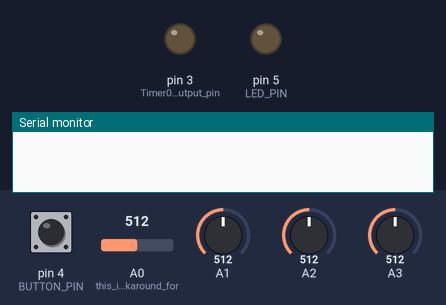
This sketch was run on a simulated Arduino Uno, built with avr-gcc and run on an emulated ATmega328P. Parts: output pins drawn as LEDs (lit = HIGH), the last lines printed to the serial monitor. The inputs (shaded band) are chosen by the test bench; at power-on: pin 4 (BUTTON_PIN) HIGH, A0 (this_is_a_workaround_for) = 512, A1 = 512, A2 = 512, A3 = 512. Pins used as bus, display or sensor lines are not drawn.

Above: at 1.2 s.
1.3 s: pin 4 (BUTTON_PIN) pulled LOW for 0.15 s
At 2.2 s:
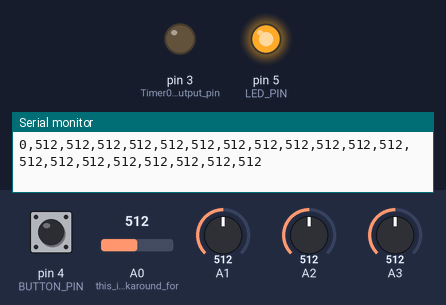
2.9 s: A0 (this_is_a_workaround_for) set to 110
5.9 s: A0 (this_is_a_workaround_for) set to 88
8.9 s: pin 4 (BUTTON_PIN) pulled LOW for 1 s
At 9.3 s:
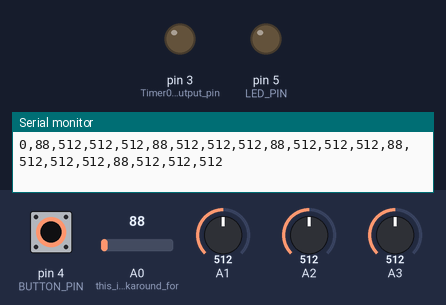
Timing chart, 0 to 11.9 s (numbered marks = the images above; inputs shaded):
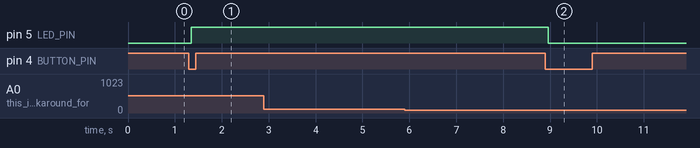

The sketch:

MTK_UNO_Moded.ino
```cpp
// (licence header left out)
 // This example shows how to use the Multi-Touch Kit library with an Arduino Uno/LilyPad and a 6x6 sensor
 // Connect pin 3 on the Uno and pin 9 on the Mega to the Signal pin of the multiplexer
 // Note: Please remind to disconnect AREF pin from AVCC on Lilypad

#include <MultiTouchKit.h>
#include <ezButton.h>

//----- Multiplexer input pins (for UNO) -----
int s0 = 7;
int s1 = 8;
int s2 = 9;
int s3 = 10;

int muxPins[4] = {s3, s2, s1, s0};

//----- Number of receiver (RX) and transmitter (TX) lines -----
int RX_num = 4;
int TX_num = 5;

//----- Receive raw capacitance data or touch up/down states -----
boolean raw_data = true;  // true: receive raw capacitance data, false: receive touch up/down states
int threshold = 1;  // Threshold for detecting touch down state (only required if raw_data = false).
                    // Change this variable based on your sensor. (for more info. check the tutorial)


// Button DEFINITION
bool isRunning = false;
#define BUTTON_PIN 4
#define DEBOUNCETIME 50
ezButton button(BUTTON_PIN);

// LED DEFINITION
#define LED_PIN 5


//COUNTER
int counter = 0;

MultiTouchKit mtk;

void setup() {
  //Serial connection, make sure to use the same baud rate in the processing sketch
  Serial.begin(115200);

  //setup the Sensor
  mtk.setup_sensor(RX_num,TX_num,muxPins,raw_data,threshold);

  //Set Pin for Button with internal Pullup resistor
  //Set debouncetime to 50 ms
  pinMode(BUTTON_PIN, INPUT_PULLUP);
  button.setDebounceTime(DEBOUNCETIME);

  //Set Pin for LED
  pinMode(LED_PIN, OUTPUT);


}

void loop() {
  button.loop();

// Change running-state on button press
// Output Counter at start and end of a run
  if(button.isPressed()){
    if(isRunning){
        /*
        Serial.print(counter);
        Serial.println(" Ende");
        */
        counter++;
    }
    /*
    else{
        Serial.print(counter);
        Serial.println(" Start");
    }
    */
    isRunning = !isRunning;

  }

// Write MTK Data to serial monitor and turn LED on if running-state==true
// Else turn LED off
  if (isRunning) {
    digitalWrite(LED_PIN, HIGH);
    mtk.read(counter);
    //Serial.println("Running");
  }
  else {
    digitalWrite(LED_PIN, LOW);
    //Serial.println("Not Running");
  }
}
```

MultiTouchKit.cpp
```cpp
// (licence header left out)
#include "MultiTouchKit.h"

MultiTouchKit::MultiTouchKit(void){
}

/**
*   @brief  Setup the sensor
*
*   @return void
*/
void MultiTouchKit::setup_sensor(int rx, int tx, int* muxPins, bool raw_data, int threshold){
    this->_numRx = rx;
    this->_numTx = tx;
    this->_muxPins = muxPins;
    this->_raw_data = raw_data;
    this->_threshold = threshold;


    // set the PWM values
    setupPWM();

    // Set mulptiplexer
    for (int k = 0; k <= this->_numTx; k++)
    {
        pinMode(this->_muxPins[k], OUTPUT);
    }

    pinMode(A0, INPUT); // this is a workaround for a bug

//     Save noise values in case of raw_data == False
    if(this->_raw_data == false){
        for (int ii=0; ii < 10; ii++){
            for (int i=0; i < this->_numTx; i++){
                selectChannelOut(i);
                // Read RX
                for (int j=0; j < this->_numRx; j++){
                     this->noise[i][j] = analogRead(j);
                }
            }
        }
    }
}

/**
*   @brief  Read multi-touch data from sensor and write it to Serial
*
*   @return void
*/
void MultiTouchKit::read(int measurID){
    if (Serial){
        if(_raw_data == true){
            Serial.print(measurID);
            for (int i=0; i < this->_numTx; i++){
                selectChannelOut(i);
                // Read RX
                for (int j=0; j < this->_numRx; j++){
                     Serial.print(",");
                     Serial.print(analogRead(j));
                }

                 //Serial.println();
            }
            measurID++;
            Serial.println();
        }else{
            for (int i=0; i < this->_numTx; i++){
                selectChannelOut(i);
                // Serial.print(i);
                // Read RX
                for (int j=0; j < this->_numRx; j++){
                     Serial.print(",");
                     int tmp = analogRead(j) - noise[i][j];
                     if(tmp > this->_threshold){
                        Serial.print(true);
                     }else{
                        Serial.print(false);
                     }
                }
            }
            measurID++;
            Serial.println();
        }
    }
}

/**
 *   @brief  Set select_pins of the multiplexer
 *
 *   @return void
 */
void MultiTouchKit::selectChannelOut(int channel) {
    int r0 = channel & 1;
    int r1 = channel & 2;
    int r2 = channel & 4;
    int r3 = channel & 8;

    digitalWrite(this->_muxPins[3], (r0==0?LOW:HIGH));
    digitalWrite(this->_muxPins[2], (r1==0?LOW:HIGH));
    digitalWrite(this->_muxPins[1], (r2==0?LOW:HIGH));
    digitalWrite(this->_muxPins[0], (r3==0?LOW:HIGH));
}

/**
 *   @brief  Setup pwm parameters.
 *
 *   @return void
 */
void MultiTouchKit::setupPWM(){

    #if defined(ARDUINO_AVR_UNO)
        #define BOARD "Uno"
        ////------------- Setup for Arduino Uno ---------
        pinMode(3, OUTPUT);      // Timer02 output pin

        //Set frequency to 4MHz, 25% duty cycle
        TCCR2A = _BV(COM2A0) | _BV(COM2B1) | _BV(WGM21) | _BV(WGM20);
        TCCR2B = _BV(WGM22) | _BV(CS20);
        OCR2A = 3;
        OCR2B = 0;

        analogReference(INTERNAL);         //change reference to 1.1V

    #elif defined(ARDUINO_AVR_LILYPAD)
        #define BOARD "Lilypad"
        ////------------- Setup for Arduino Lilypad ---------
        pinMode(3, OUTPUT);      // Timer02 output pin

        //Set frequency to 4MHz, 25% duty cycle
        TCCR2A = _BV(COM2A0) | _BV(COM2B1) | _BV(WGM21) | _BV(WGM20);
        TCCR2B = _BV(WGM22) | _BV(CS20);
        OCR2A = 3;
        OCR2B = 0;

        analogReference(INTERNAL);         //change reference to 1.1V

    #elif defined(ARDUINO_AVR_MEGA2560)
        #define BOARD "Mega 2560"
        ////--------------- Setup for Arduino Mega --------
        pinMode(9, OUTPUT);       // Timer02 output pin

        //Set frequency to 4MHz, 25% duty cycle
        TCCR2A = _BV(COM2A0) | _BV(COM2B1) | _BV(WGM21) | _BV(WGM20);
        TCCR2B = _BV(WGM22) | _BV(CS20);
        OCR2A = 3;
        OCR2B = 0;

        analogReference(INTERNAL1V1);         //change reference to 1.1V

    #else
        #error "Unknown board"
    #endif
}
```

MultiTouchKit.h
```cpp
// (licence header left out)
#ifndef MULTITOUCHKIT_H
#define MULTITOUCHKIT_H

#include <Arduino.h>

// Constants
#define MTK_DEFAULT_RX         6            // Default RX channels
#define MTK_DEFAULT_TX         6            // Default TX channels
#define MTK_MAX_TX             16           // Max TX channels
#define MTK_DEFAULT_MUX_CNTRL  4            // Default Mux control channels
#define MTK_MAX_MUX_CNTRL      4            // Max Mux control channels


class MultiTouchKit
{
  private:
    // Dimensions
    int _numRx = MTK_DEFAULT_RX;
    int _numTx = MTK_DEFAULT_TX;
    int _numMuxPins= MTK_DEFAULT_MUX_CNTRL;
    char*_adcPins;
    int*_muxPins;
    bool _raw_data;
    int _threshold;

    //---------- Converting Decimal to Binary -----------

    int noise [16][16];

    void setupPWM();
    void selectChannelOut(int channel);

  public:
    // Prototypes
    MultiTouchKit();

    // Setup
    void setup_sensor(int rx, int tx, int* muxPins, bool raw_data, int threshold);

    // Run measurements and send them via Serial
    void read(int measurID);
};

#endif //MULTITOUCHKIT_H
```

Measured:
- after the input at 1.3 s, pin 5 (LED_PIN): LOW → HIGH after 0.05 s
- after the input at 8.9 s, pin 5 (LED_PIN): HIGH → LOW after 0.06 s
